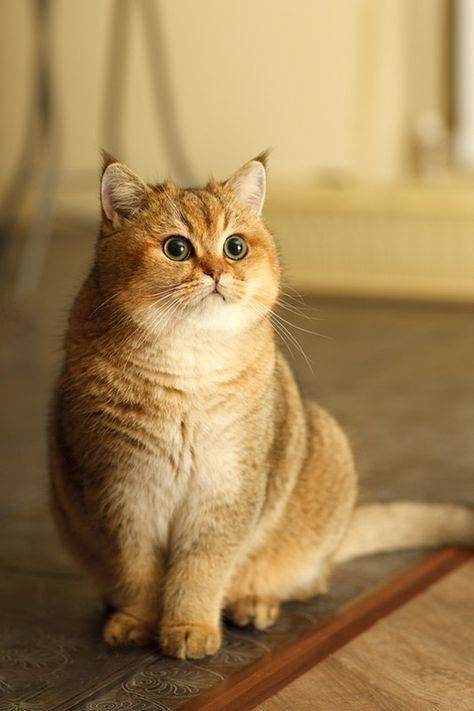
#> input picture intro/img/cat.jpg, 474 x 711 px
$ python crop.py
#> lines starting #> are read from the running program, lines starting #| are printed output that depends on the picture
import matplotlib.pyplot as plt
import random

cat = plt.imread('img/cat.jpg')
#> cat is the input picture: shape (711, 474, 3); mean R, G, B 161.5, 131.3, 84.7
plt.imshow(cat)

h, w = cat.shape[0], cat.shape[1]
#> h = 711; w = 474

side = int(0.5 * min(h, w))
#> side = 237
i = random.randint(0, h - side)
#> i = 432
j = random.randint(0, w - side)
#> j = 98
cat_crop = cat[i:i + side, j:j + side]
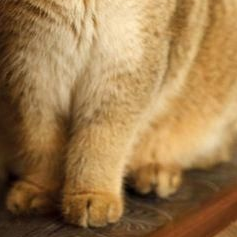
#> cat_crop: shape (237, 237, 3); mean R, G, B 158.3, 123.2, 77.4
plt.imshow(cat_crop)

# grey scale
gray_cat = cat.sum(2)
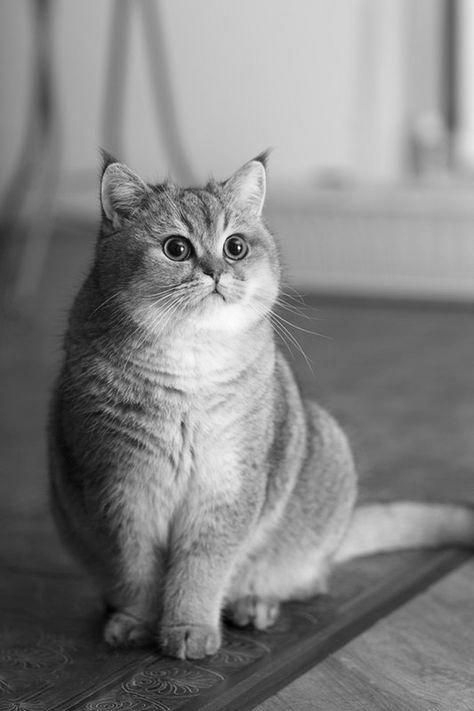
#> gray_cat: shape (711, 474) uint64; min 1, max 734, mean 377.5; drawn with min black and max white
plt.imshow(gray_cat, cmap='gray')

plt.show()
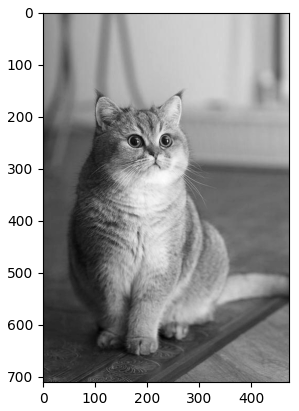
#> figure drawn by matplotlib, 1 panel
